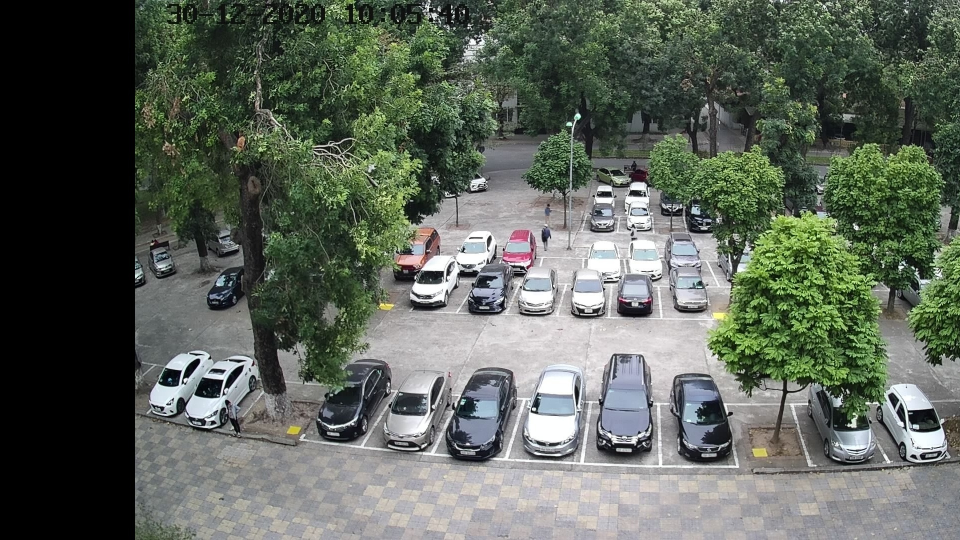
#> input picture data_process/calib_image/not_recov_imCab_0_(down_0_right_270_0).jpg, 1920 x 1080 px (shown at 1/2 size); its folder holds only this picture in this run
$ python -i myTranslation.py   (imports and definitions only)
#> lines starting #> are read from the running program, lines starting #| are printed output that depends on the picture; after the words box and inside, x2 and y2 are one past the last pixel; in counts of white or black regions, pixels touching at a corner belong together
# Import required libraries
import os
import numpy as np
import cv2
import imutils
import datetime

# Define my image calibration algorithm

# Get parent path
parent_path = os.getcwd()

### Debug: get Parent path
# print(parent_path)

# Initiate threshold values, for later image processing (contour recognition based on color)
im_lower = np.array([20, 75, 75], dtype="uint8")
im_upper = np.array([35, 255, 255], dtype="uint8")
kernel = np.ones((3, 3), np.uint8)
# Coordinates corresponding to landmarks
ref_x = []  # Reference landmark coordinates, x axis
ref_y = []  # Reference landmark coordinates, y axis
cur_x = []  # Current landmark coordinates, x axis
cur_y = []  # Current landmark coordinates, y axis
# [5 lines not run here, left out]


# Open parking lot information files - landmark
# [54 lines left out: functions info_open_slot, info_open, not called in this run]


# Recognize landmarks available on the input image!
def landmark_recog(filename):
    # Value indicates how many contour available at desired landmark positions. Best value = 1
    # Initiate values
    cur_1 = 0  # Landmark 1
    cur_2 = 0  # Landmark 2
    cur_3 = 0  # Landmark 3
    cur_4 = 0  # Landmark 4

    # Input image, create binary mask for contour recognition
    img = cv2.imread(filename)
#> img is the input picture: shape (1080, 1920, 3); mean B, G, R 89.4, 99.6, 92
    ### Debug:
    # print(img)
    # cv2.imshow("Check image", img)
    # cv2.waitKey()
    img_copy = img.copy()
    im_hsv = cv2.cvtColor(img_copy, cv2.COLOR_BGR2HSV)
#> im_hsv: shape (1080, 1920, 3); mean H, S, V 62.3, 45.7, 101.6
    im_mask = cv2.inRange(im_hsv, im_lower, im_upper)
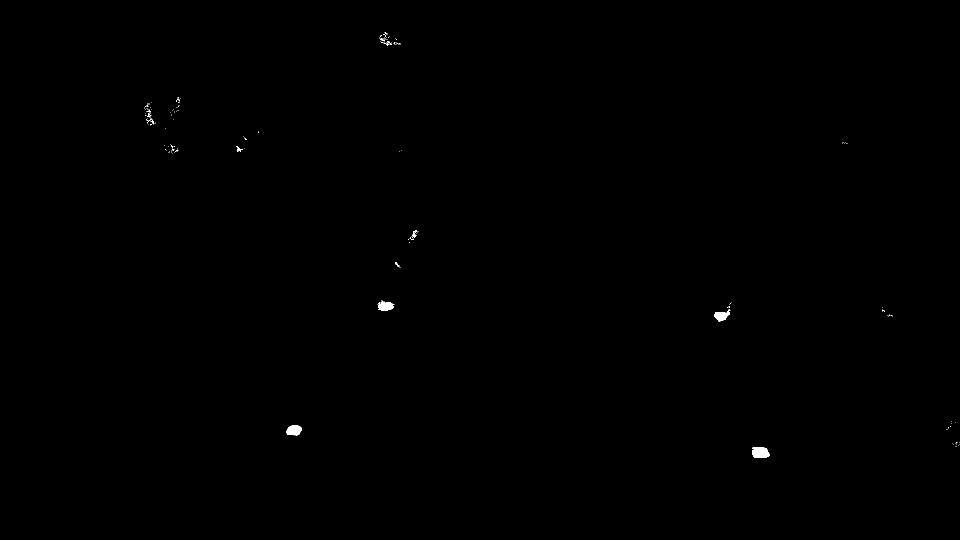
#> im_mask: shape (1080, 1920) (shown at 1/2 size); 0.12% white; 157 white regions (147 under 20 px), largest, box (x1, y1, x2, y2) and area: (1504, 894, 1540, 916) 622, (573, 851, 604, 871) 490, (756, 601, 789, 622) 449
    im_mask = cv2.morphologyEx(im_mask, cv2.MORPH_OPEN, kernel)
#> im_mask: shape (1080, 1920); 0.09% white; 6 white regions (2 under 20 px)
    ### Debug:
    # cv2.imshow("Test landmark_recog", im_mask)
    # cv2.waitKey(1000)

    # Finding contours available on image
    cur_cnt, _ = cv2.findContours(im_mask, cv2.RETR_EXTERNAL, cv2.CHAIN_APPROX_SIMPLE)
#> cur_cnt = 6 contours, 2 with area under 20; largest, box (x1, y1, x2, y2) and area: (1504, 895, 1539, 916) 561, (573, 851, 604, 871) 446, (757, 603, 787, 621) 374, (1428, 624, 1460, 643) 365

    # Mapping contours found with desired landmarks, comparing parameters
    for c in cur_cnt:
        # Define contour bounding box
        x, y, w, h = cv2.boundingRect(c)
        # Defined range for landmark 1
        if (210 < (x + (w // 2)) < 770) and (250 < (y + (h // 2)) < 720) and (15 < w < 70) and (7 < h < 60):
            cur_x[1] = x + (w // 2)
            cur_y[1] = y + (h // 2)
            cur_1 = cur_1 + 1
        # Defined range for landmarks 2
        elif (880 < (x + (w // 2)) < 1430) and (260 < (y + (h // 2)) < 750) and (15 < w < 70) and (7 < h < 60):
            cur_x[2] = x + (w // 2)
            cur_y[2] = y + (h // 2)
            cur_2 = cur_2 + 1
        # Defined range for landmarks 3
        elif (30 < (x + (w // 2)) < 580) and (500 < (y + (h // 2)) < 960) and (20 < w < 80) and (10 < h < 60):
            cur_x[3] = x + (w // 2)
            cur_y[3] = y + (h // 2)
            cur_3 = cur_3 + 1
        # Defined range for landmarks 4
        elif (950 < (x + (w // 2)) < 1510) and (540 < (y + (h // 2)) < 1010) and (20 < w < 90) and (10 < h < 90):
            cur_x[4] = x + (w // 2)
            cur_y[4] = y + (h // 2)
            cur_4 = cur_4 + 1
#> this loop made 3 passes
#> (x, y, w, h) on passes 1 to 3: (1504, 895, 35, 21), (573, 851, 31, 20), (1428, 624, 32, 19)
#> after the loop, cur_1 = 0; cur_2 = 0; cur_3 = 0; cur_4 = 0; cur_x = []; cur_y = []
    ### Debug:
    # print(cur_1, cur_2, cur_3, cur_4)

    return cur_1, cur_2, cur_3, cur_4  # Return available contour values


# Translation & Rotation calibration function
# [362 lines left out: function main, not called in this run]

#> (the run stopped early here; a loop or call above may not have finished)
